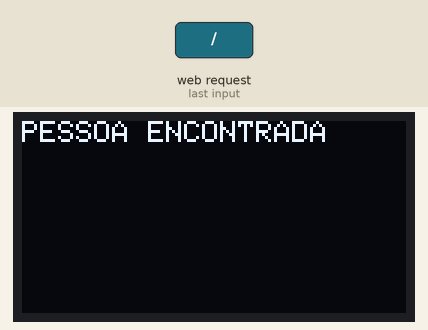
The sketch below on a simulated ESP32. On the bench: 128×64 one-colour display. The inputs (shaded band) are chosen by the test bench. WiFi joins after 1.5 s; servers stay silent unless stated; not simulated (calls return 0 or success): secrets.h; what the sketch prints to the serial monitor is not drawn.

2.8 s: HTTP request GET / received
Above: at 3.6 s.
Timing chart, 0 to 5.8 s (numbered marks = the images above; inputs shaded):
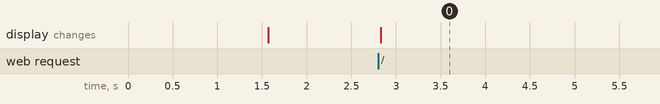

Measured:
- after the input at 2.8 s, the display: changes at once (image 0)

The sketch:

esp32server.ino
```cpp
#include <Wire.h>
#include <Adafruit_GFX.h>
#include <Adafruit_SSD1306.h>
#include <WiFi.h>
#include <WebServer.h>
#include "secrets.h"

WebServer server(82);

const char *idleText = "Nada acontece...";
const char *badText = "PESSOA ENCONTRADA";
bool isIdle = true;

Adafruit_SSD1306 display(128, 64, &Wire, -1);

void handleRoot() {
  isIdle = false;
  Serial.println("Received request");
  server.send(200, "text/plain", "Hi from ESP32 sever!");
}

void setup() {
  // put your setup code here, to run once:
  Serial.begin(115200);
  // SDA = IO15, SCL = IO13, 100 kHz
  Wire.begin(15, 13, 100000);

  // connecting to wifi
  connectToStrongestWiFi();

  Serial.print("Camera Ready! Use 'http://");
  Serial.print(WiFi.localIP());
  Serial.println("' to connect");

  server.on("/", handleRoot);
  server.begin();

  if (!display.begin(SSD1306_SWITCHCAPVCC, 0x3C)) {
    Serial.println("SSD1306 allocation failed");
    for (;;);
  }


}

void loop() {
  // put your main code here, to run repeatedly:
  server.handleClient();

  display.clearDisplay();
  display.setTextSize(1);
  display.setTextColor(SSD1306_WHITE);
  display.setCursor(0, 0);
  display.println(isIdle ? idleText : badText);
  display.display();

  delay(100);
}

int connectAndReturnStrength(const char *ssid, const char *password) {
  WiFi.begin(ssid, password);
  WiFi.setSleep(false);

  int tries = 0;
  Serial.printf("Trying to connect to %s", ssid);
  while (WiFi.status() != WL_CONNECTED && tries < 20) {
    delay(500);
    Serial.print(".");
    tries++;
  }
  Serial.println("");
  if (WiFi.status() != WL_CONNECTED) {
    Serial.println("Could not connect");
    return -1000;
  }

  int strength = WiFi.RSSI();
  Serial.printf("Connected to %s with strength %d \n", ssid, strength);
  return strength;
}

void configWiFi1() {
  // Configure static IP (adjust to your network’s settings)
  IPAddress local_IP(192, 168, 15, 119);
  IPAddress gateway(192, 168, 15, 1);
  IPAddress subnet(255, 255, 255, 0);
  IPAddress primaryDNS(8, 8, 8, 8);       // Recommended
  IPAddress secondaryDNS(8, 8, 4, 4);     // Optional

  // Apply static IP config
  if (!WiFi.config(local_IP, gateway, subnet, primaryDNS, secondaryDNS)) {
    Serial.println("STA Failed to configure");
  }
}

void configWiFi2() {
  // Configure static IP (adjust to your network’s settings)
  IPAddress local_IP(192, 168, 0, 109);
  IPAddress gateway(192, 168, 1, 1);
  IPAddress subnet(255, 255, 255, 0);
  IPAddress primaryDNS(8, 8, 8, 8);       // Recommended
  IPAddress secondaryDNS(8, 8, 4, 4);     // Optional

  // Apply static IP config
  if (!WiFi.config(local_IP, gateway, subnet, primaryDNS, secondaryDNS)) {
    Serial.println("STA Failed to configure");
  }
}

void connectToStrongestWiFi() {
  const int wifi1_strength = connectAndReturnStrength(WiFi1_ssid, WiFi1_password);
  const int wifi2_strength = connectAndReturnStrength(WiFi2_ssid, WiFi2_password);
  if (wifi1_strength > wifi2_strength) {
    configWiFi1();
    connectAndReturnStrength(WiFi1_ssid, WiFi1_password);
  } else {
    configWiFi2();
    connectAndReturnStrength(WiFi2_ssid, WiFi2_password);
  }
}
```
